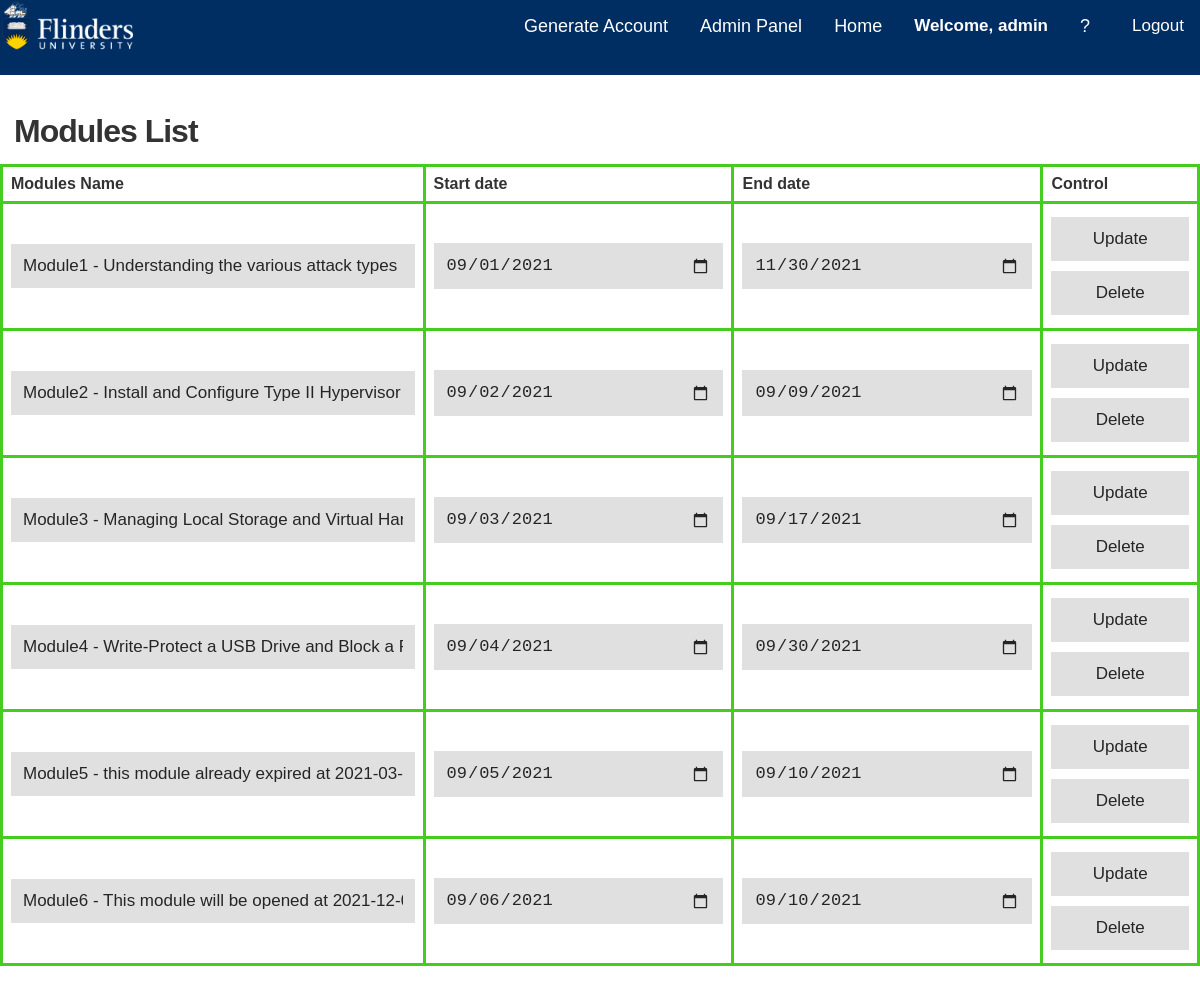
The page /editModules.php (signed in) on the database as committed earlier.
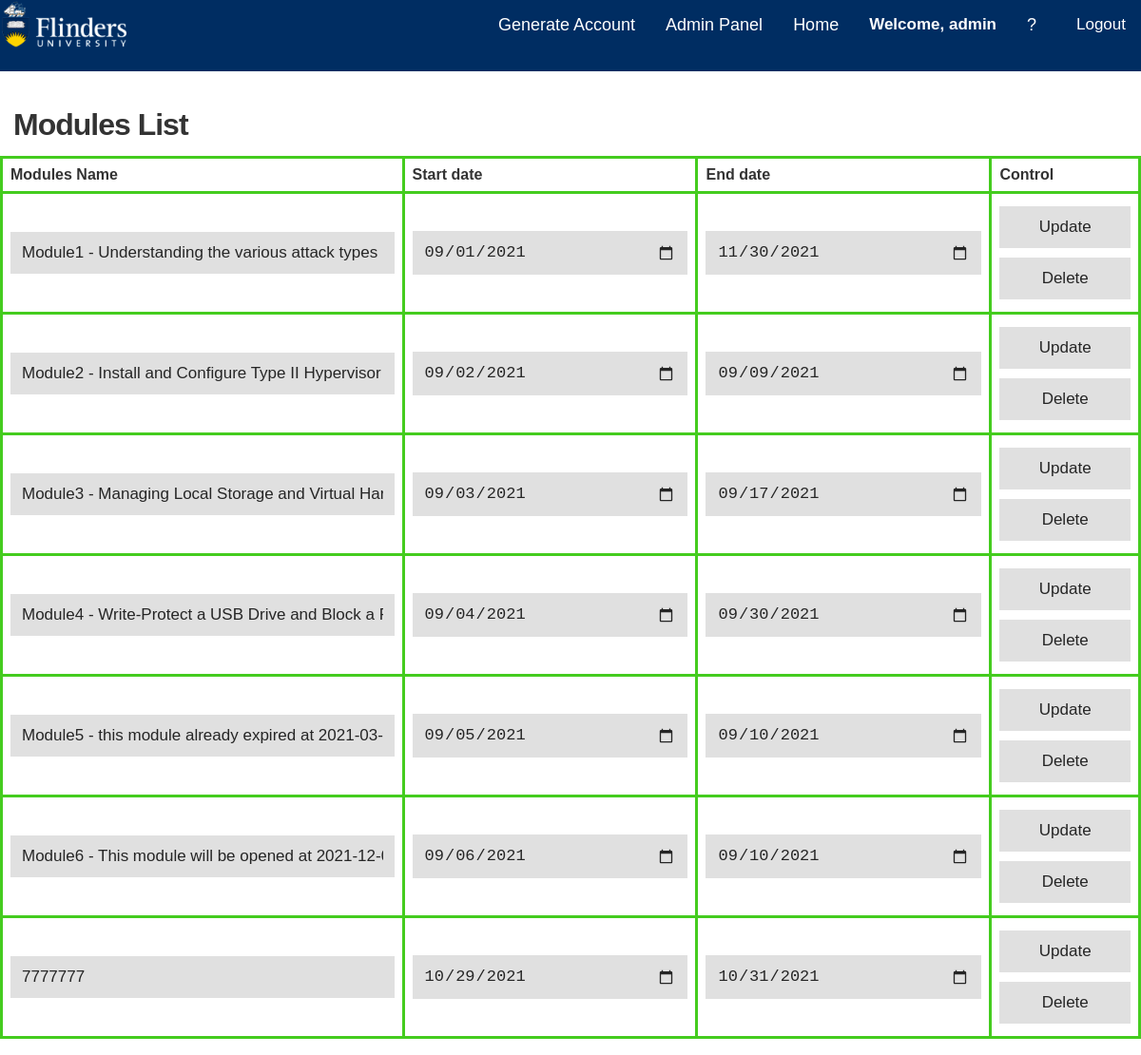
The same page on the database as committed later.
### tables this page shows
CREATE TABLE `module` (
  `module_id` int(3) NOT NULL COMMENT 'Unique number ID for all modules',
  `course_id` int(4) NOT NULL COMMENT 'Course',
  `module_name` char(100) DEFAULT NULL COMMENT 'Module name',
  `start_date` datetime DEFAULT NULL COMMENT 'Module start effective date',
  `end_date` datetime DEFAULT NULL COMMENT 'Module end effective date',
  `creted_date` datetime DEFAULT current_timestamp() COMMENT 'Module created date',
  `created_by` char(6) DEFAULT NULL COMMENT 'Module created by',
  `last_modified_date` datetime DEFAULT NULL ON UPDATE current_timestamp() COMMENT 'Module last modified date',
  `last_modified_by` char(6) DEFAULT NULL COMMENT 'Module last modified by'
);

### DBConnect.php (called while the page is built, shortened)
<?php
$host = "localhost";
$user = "root";
$password = "";
$dbname = "comp9710";
?>

### editModules.php (the view, shortened to what this page needs)
<?php
include 'topbar.php';
include 'updateModuleDetail.php';
?>
<html>
    <head>
        <link rel='stylesheet' type='text/css' href='css/style.css' />
    </head>
    <body>
    <li><a href="editModules.php">Edit Modules</a></li>
    <li><a href="editActivity.php">Edit Activities</a></li>
    <li><a href="editUser.php">Edit User</a></li>
    <h1> Modules List</h1>
    <table>
        <tr>
            <th>Modules Name</th>
            <th>Start date</th>
            <th>End date</th>
            <th>Control</th>
        </tr>
        <?php
        if (include 'DBConnect.php') {
            $sql = "SELECT * FROM `module`";
            $result = $conn->query($sql) or die(mysqli_error());
            if ($result->num_rows > 0) {
                while ($row = mysqli_fetch_array($result)) {
                    ?>
                    <form method = "post" action="<?php echo htmlspecialchars($_SERVER["PHP_SELF"]); ?>">
                        <tr>
                            <td>
                                <input type='text' name='module_name' value ='<?php echo $row ['module_name']; ?>'>
                            </td>
                            <td>
                                <input type='date' name='start_date' value='<?php
                                $startdate = date('Y-m-d', strtotime($row['start_date']));
                                echo $startdate;
                                ?>' >
                            </td>
                            <td>
                                <input type='date' name='end_date' value='<?php
                                $enddate = date('Y-m-d', strtotime($row['end_date']));
                                echo $enddate;
                                ?>' min='<?php echo $start_date ?>'>
                            </td>
                            <td>
                                <input type = "submit" name = "module_update" value="Update">
                    </form>
                     <form method = "post" action="<?php echo htmlspecialchars($_SERVER["PHP_SELF"]); ?>">
                        <input type = "submit" name = "module_delete" value="Delete">
                    </form>
            <?php
        }
    }
}
?>
</table>
<br>
</body>
</html>

Rows that differ between the two databases and show on the page:
added module: module_name "7777777", start_date "10/29/2021", end_date "10/31/2021"
